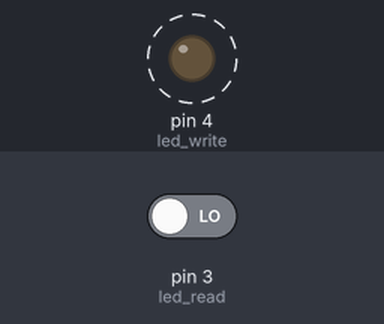
Recording of a sketch running on a simulated Arduino Uno, built with avr-gcc and run on an emulated ATmega328P. On the bench: output pins drawn as LEDs (lit = HIGH). Dashed ring = blinking. The test bench sets the inputs (shaded band); at power-on: pin 3 (led_read) LOW.

Above: at 2.8 s.
2.9 s: pin 3 (led_read) driven HIGH
Timing chart, 0 to 12.4 s (numbered marks = the images above; inputs shaded):
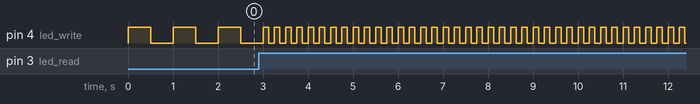

Measured:
- after the input at 2.9 s, pin 4 (led_write): alternates HIGH for 0.13 s and LOW for 0.13 s, starting after 0.23 s
- by itself, pin 4 (led_write): alternates HIGH for 0.50 s and LOW for 0.50 s

The sketch:

LEDs.ino
```cpp
// Blink an LED on board
//int led = 13; // pin 13 is connected to an LED on the board by the manufacturer
//void setup() {
//  // put your setup code here, to run once:
//    pinMode(led, OUTPUT); // set pin led as an OUTPUT mode.
//}
//
//void loop() {
//  // put your main code here, to run repeatedly:
//    digitalWrite(led, HIGH); // turn the LED on (HIGH is the voltage level)
//    delay(100); // wait for 1000 mili second
//    digitalWrite(led, LOW);
//    delay(100);
//}

//// Blink an external LED
//int led = 3; // pin 3 is connected to an external LED
//void setup() {
//  // put your setup code here, to run once:
//    pinMode(led, OUTPUT); // set pin led as an OUTPUT mode.
//}
//
//void loop() {
//  // put your main code here, to run repeatedly:
//    digitalWrite(led, HIGH); // turn the LED on (HIGH is the voltage level)
//    delay(100); // wait for 1000 mili second
//    digitalWrite(led, LOW);
//    delay(100);
//}

//// Running LED
//int led2 = 2; // pin 3 is connected to an external LED
//int led3 = 3;
//int led4 = 4;
//int led5 = 5;
//int led6 = 6;
//
//void setup() {
//  // put your setup code here, to run once:
//    pinMode(led2, OUTPUT); // set pin led as an OUTPUT mode.
//    pinMode(led3, OUTPUT);
//    pinMode(led4, OUTPUT);
//    pinMode(led5, OUTPUT);
//    pinMode(led6, OUTPUT);
//}
//
//void loop() {
//  // put your main code here, to run repeatedly:
//    digitalWrite(led2, HIGH); // turn the LED on (HIGH is the voltage level)
//    delay(100); // wait for 1000 mili second
//    digitalWrite(led2, LOW);
//    delay(100);
//
//    digitalWrite(led3, HIGH);
//    delay(100);
//    digitalWrite(led3, LOW);
//    delay(100);
//
//    digitalWrite(led4, HIGH);
//    delay(100);
//    digitalWrite(led4, LOW);
//    delay(100);
//
//    digitalWrite(led5, HIGH);
//    delay(100);
//    digitalWrite(led5, LOW);
//    delay(100);
//
//    digitalWrite(led6, HIGH);
//    delay(100);
//    digitalWrite(led6, LOW);
//    delay(100);
//}

//// Push to turn off
//int led_read = 3;
//int led_write = 4;
//int val = 0;
//void setup() {
//    pinMode(led_read, INPUT);
//    pinMode(led_write, OUTPUT);
//}
//
//void loop() {
//        val = digitalRead(led_read);
//    if (val == HIGH) {
//        digitalWrite(led_write, HIGH);
//    }
//    else {
//        digitalWrite(led_write, LOW);
//    }
//}
//
//// Push to blink
//int led_read = 3;
//int led_write = 4;
//int val = 0;
//void setup() {
//    pinMode(led_read, INPUT);
//    pinMode(led_write, OUTPUT);
//}
//
//void loop() {
//        val = digitalRead(led_read);
//        if (val == HIGH) {
//            digitalWrite(led_write, LOW);
//    }
//        while (val == LOW) {
//            val = digitalRead(led_read); // why do we need this?
//            digitalWrite(led_write, HIGH);
//            delay(1000);
//            digitalWrite(led_write, LOW);
//            delay(1000);
//    }
//}


// Push to change frequency (not provided in the tutorial)
int led_read = 3;
int led_write = 4;
int val = 0;
void setup() {
    pinMode(led_read, INPUT);
    pinMode(led_write, OUTPUT);
}

void loop() {
        val = digitalRead(led_read);
        while (val == HIGH) {
            digitalWrite(led_write, HIGH);
            delay(125); // four cycles a second
            digitalWrite(led_write, LOW);
            delay(125);
            val = digitalRead(led_read); // why do we need this?
    }
        while (val == LOW) {
            digitalWrite(led_write, HIGH);
            delay(500); // one cycle a second
            digitalWrite(led_write, LOW);
            delay(500);
            val = digitalRead(led_read); // why do we need this?
    }
}
```
